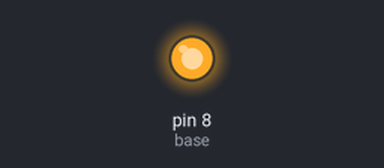
Simulated run of this sketch. Board: Arduino Uno, built with avr-gcc and run on an emulated ATmega328P. Shown: output pins drawn as LEDs (lit = HIGH).

Above: at 2.5 s.
At 7.5 s:
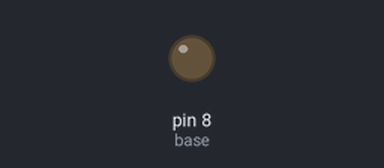
Timing chart, 0 to 13.0 s (numbered marks = the images above):
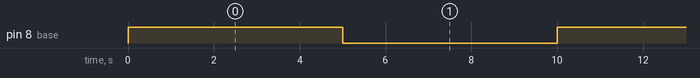

The sketch:

cc.ino
```cpp
int base = 8; //Variável base recebendo o Pino digital 8

void setup() {
  pinMode(base,OUTPUT); //Definindo o pino 8 como saída
}

void loop() {
  digitalWrite(base, HIGH); //Sinal alto(5v) -&gt; Ligar Motor
  delay(5000);  //Espere 5 segundos
  digitalWrite(base, LOW); //Sinal baixo(0v) -&gt; Desliga Motor
  delay(5000); //Espere 5 segundos
}
```

Measured:
- by itself, pin 8 (base): alternates HIGH for 5.0 s and LOW for 5.0 s
